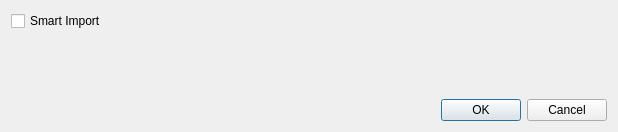
<?xml version="1.0" encoding="UTF-8"?>
<ui version="4.0">
 <class>PreferencesWindow</class>
 <widget class="QDialog" name="PreferencesWindow">
  <property name="geometry">
   <rect>
    <x>0</x>
    <y>0</y>
    <width>618</width>
    <height>132</height>
   </rect>
  </property>
  <property name="windowTitle">
   <string>Dialog</string>
  </property>
  <layout class="QVBoxLayout" name="verticalLayout_2">
   <item>
    <widget class="QCheckBox" name="prefSmartImport">
     <property name="toolTip">
      <string>MezzoForta! will not bother asking questions during import.</string>
     </property>
     <property name="text">
      <string>Smart Import</string>
     </property>
    </widget>
   </item>
   <item>
    <spacer name="verticalSpacer">
     <property name="orientation">
      <enum>Qt::Vertical</enum>
     </property>
     <property name="sizeHint" stdset="0">
      <size>
       <width>20</width>
       <height>40</height>
      </size>
     </property>
    </spacer>
   </item>
   <item>
    <widget class="QDialogButtonBox" name="okCancelButtons">
     <property name="orientation">
      <enum>Qt::Horizontal</enum>
     </property>
     <property name="standardButtons">
      <set>QDialogButtonBox::Cancel|QDialogButtonBox::Ok</set>
     </property>
    </widget>
   </item>
  </layout>
 </widget>
 <resources/>
 <connections>
  <connection>
   <sender>okCancelButtons</sender>
   <signal>accepted()</signal>
   <receiver>PreferencesWindow</receiver>
   <slot>accept()</slot>
   <hints>
    <hint type="sourcelabel">
     <x>248</x>
     <y>254</y>
    </hint>
    <hint type="destinationlabel">
     <x>157</x>
     <y>274</y>
    </hint>
   </hints>
  </connection>
  <connection>
   <sender>okCancelButtons</sender>
   <signal>rejected()</signal>
   <receiver>PreferencesWindow</receiver>
   <slot>reject()</slot>
   <hints>
    <hint type="sourcelabel">
     <x>316</x>
     <y>260</y>
    </hint>
    <hint type="destinationlabel">
     <x>286</x>
     <y>274</y>
    </hint>
   </hints>
  </connection>
 </connections>
</ui>
